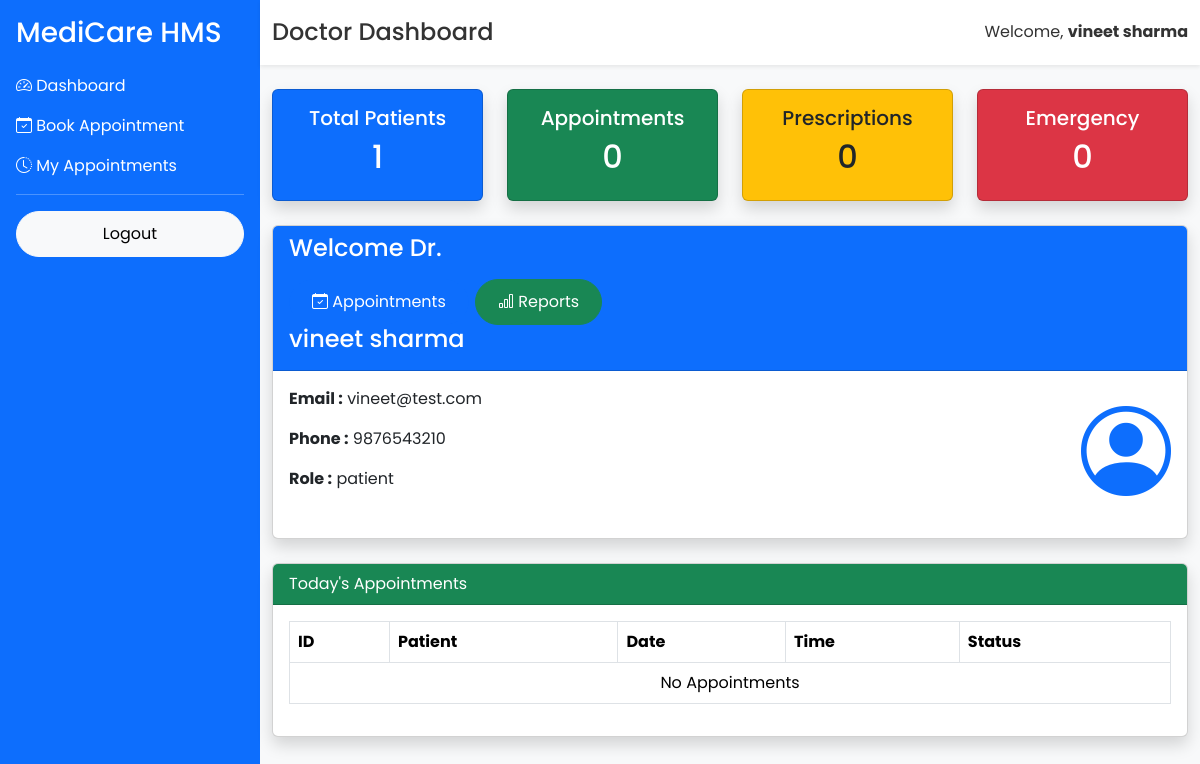
/doctor/dashboard (signed in), run on an earlier commit of the app's database.
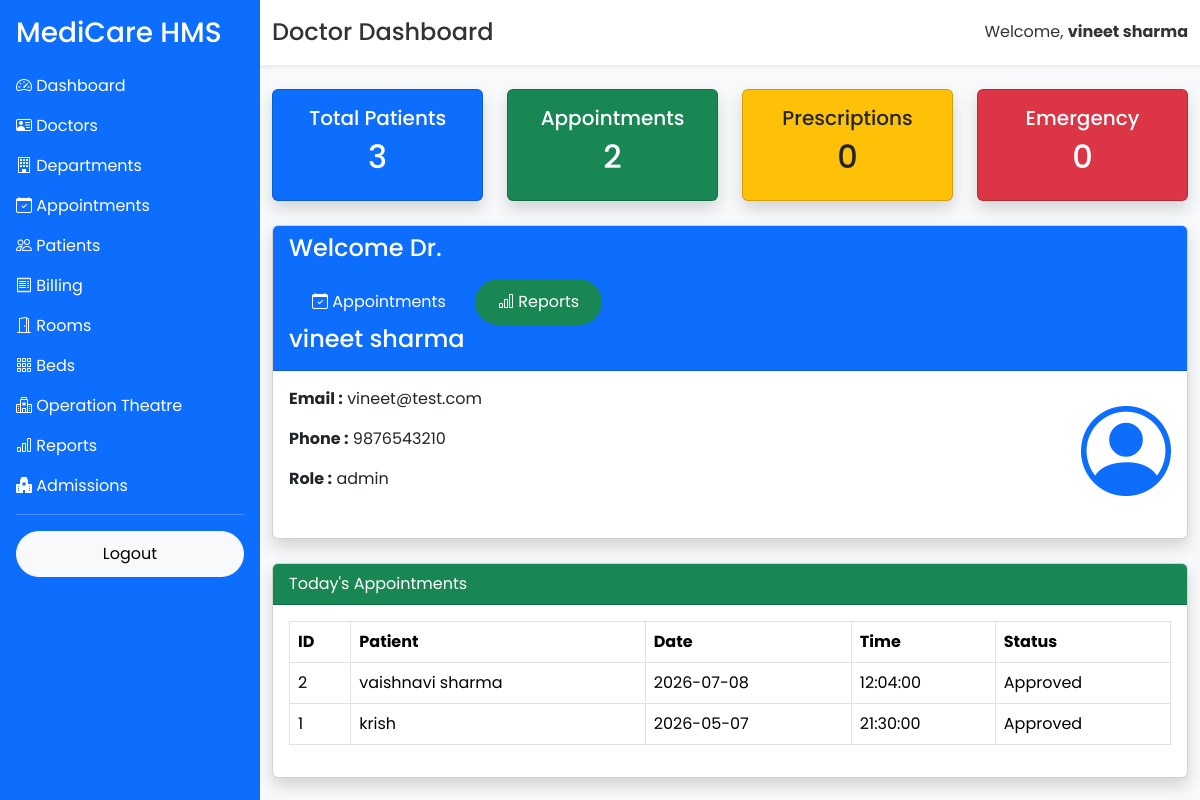
And on a later commit of the database.
### app/models/user.py (models this page shows, shortened)
class User(UserMixin, db.Model):
    __tablename__ = "users"
    id = db.Column(db.Integer, primary_key=True)
    full_name = db.Column(db.String(100), nullable=False)
    email = db.Column(db.String(120), unique=True, nullable=False)
    phone = db.Column(db.String(15), unique=True, nullable=True)
    password = db.Column(db.String(255), nullable=False)
    role = db.Column(db.String(20), default="patient")
    is_active = db.Column(db.Boolean, default=True)
    created_at = db.Column(db.DateTime, server_default=db.func.now())

### app/models/appointment.py (models this page shows)
class Appointment(db.Model):
    __tablename__ = "appointments"
    id = db.Column(db.Integer, primary_key=True)
    patient_id = db.Column(
        db.Integer,
        db.ForeignKey("users.id"),
        nullable=False
    )
    doctor_id = db.Column(
        db.Integer,
        db.ForeignKey("doctors.id"),
        nullable=False
    )
    appointment_date = db.Column(
        db.Date,
        nullable=False
    )
    appointment_time = db.Column(
        db.Time,
        nullable=False
    )
    reason = db.Column(db.Text)
    status = db.Column(
        db.String(20),
        default="Pending"
    )
    created_at = db.Column(
        db.DateTime,
        server_default=db.func.now()
    )
    patient = db.relationship(
        "User",
        foreign_keys=[patient_id]
    )
    doctor = db.relationship(
        "Doctor",
        foreign_keys=[doctor_id]
    )

### app/routes/doctor.py (the view)
@doctor.route("/doctor/dashboard")
@login_required
def doctor_dashboard():
    patient_count = User.query.filter_by(role="patient").count()
    appointment_count = Appointment.query.count()
    prescription_count = 0
    emergency_count = 0
    appointments = Appointment.query.order_by(
        Appointment.appointment_date.desc()
    ).limit(10).all()
    return render_template(
    "doctor/doctor_dashboard.html",
        patient_count=patient_count,
        appointment_count=appointment_count,
        prescription_count=prescription_count,
        emergency_count=emergency_count,
        appointments=appointments,
        current_user=current_user
    )

### app/templates/doctor/doctor_dashboard.html (shortened to what this page needs)
{% extends "layout/dashboard_base.html" %}
{% block page_title %}
Doctor Dashboard
{% endblock %}
{% block content %}
<div class="row">
<div class="col-md-3">
<div class="card bg-primary text-white shadow">
<div class="card-body text-center">
<h5>Total Patients</h5>
<h2>{{ patient_count }}</h2>
</div>
</div>
</div>
<div class="col-md-3">
<div class="card bg-success text-white shadow">
<div class="card-body text-center">
<h5>Appointments</h5>
<h2>{{ appointment_count }}</h2>
</div>
</div>
</div>
<div class="col-md-3">
<div class="card bg-warning text-dark shadow">
<div class="card-body text-center">
<h5>Prescriptions</h5>
<h2>{{ prescription_count }}</h2>
</div>
</div>
</div>
<div class="col-md-3">
<div class="card bg-danger text-white shadow">
<div class="card-body text-center">
<h5>Emergency</h5>
<h2>{{ emergency_count }}</h2>
</div>
</div>
</div>
</div>
<br>
<div class="card shadow">
<div class="card-header bg-primary text-white">
<h4>
Welcome Dr.
<div class="mt-3">
<a href="/doctor/dashboard"
class="btn btn-primary">
<i class="bi bi-calendar-check"></i>
Appointments
</a>
<a href="/admin/reports"
class="btn btn-success">
<i class="bi bi-bar-chart"></i>
Reports
</a>
</div>
{{ current_user.full_name }}
</h4>
</div>
<div class="card-body">
<div class="row">
<div class="col-md-6">
<p>
<b>Email :</b>
{{ current_user.email }}
</p>
<p>
<b>Phone :</b>
{{ current_user.phone }}
</p>
<p>
<b>Role :</b>
{{ current_user.role }}
</p>
</div>
<div class="col-md-6 text-end">
<i class="bi bi-person-circle"
style="font-size:90px;color:#0d6efd;">
</i>
</div>
</div>
</div>
</div>
<br>
<div class="card shadow">
<div class="card-header bg-success text-white">
Today's Appointments
</div>
<div class="card-body">
<table class="table table-bordered">
<thead>
<tr>
<th>ID</th>
<th>Patient</th>
<th>Date</th>
<th>Time</th>
<th>Status</th>
</tr>
</thead>
<tbody>
{% for appointment in appointments %}
<tr>
<td>{{ appointment.id }}</td>
<td>{{ appointment.patient.full_name }}</td>
<td>{{ appointment.appointment_date }}</td>
<td>{{ appointment.appointment_time }}</td>
<td>
{{ appointment.status }}
</td>
</tr>
{% else %}
<tr>
<td colspan="5" class="text-center">
No Appointments
</td>
</tr>
{% endfor %}
</tbody>
</table>
</div>
</div>
{% endblock %}

### app/templates/layout/dashboard_base.html (shortened to what this page needs)
<!DOCTYPE html>
<html lang="en">
<head>
<link href="https://cdn.jsdelivr.net/npm/bootstrap@5.3.3/dist/css/bootstrap.min.css" rel="stylesheet">
<link href="https://cdn.jsdelivr.net/npm/bootstrap-icons@1.11.3/font/bootstrap-icons.min.css" rel="stylesheet">
<link rel="stylesheet"
href="{{ url_for('static', filename='css/style.css') }}">
</head>
<body class="bg-light">
<div class="d-flex">
    <div class="bg-primary text-white p-3 vh-100" style="width:260px;">
        <h3 class="mb-4">
            MediCare HMS
        </h3>
       {% if current_user.role == "admin" %}
<a href="{{ url_for('admin.admin_dashboard') }}" class="d-block text-white text-decoration-none mb-3">
    <i class="bi bi-speedometer2"></i> Dashboard
</a>
<a href="{{ url_for('doctor.doctor_list') }}" class="d-block text-white text-decoration-none mb-3">
    <i class="bi bi-person-vcard"></i> Doctors
</a>
<a href="/admin/departments" class="d-block text-white text-decoration-none mb-3">
    <i class="bi bi-building"></i> Departments
</a>
<a href="/admin/appointments" class="d-block text-white text-decoration-none mb-3">
    <i class="bi bi-calendar-check"></i> Appointments
</a>
<a href="/admin/patients" class="d-block text-white text-decoration-none mb-3">
    <i class="bi bi-people"></i> Patients
</a>
<a href="/admin/billing" class="d-block text-white text-decoration-none mb-3">
    <i class="bi bi-receipt"></i> Billing
</a>
<a href="/admin/rooms" class="d-block text-white text-decoration-none mb-3">
    <i class="bi bi-door-open"></i> Rooms
</a>
<a href="/admin/beds" class="d-block text-white text-decoration-none mb-3">
    <i class="bi bi-grid-3x3-gap"></i> Beds
</a>
<a href="/admin/operation-theatres" class="d-block text-white text-decoration-none mb-3">
    <i class="bi bi-hospital"></i> Operation Theatre
</a>
<a href="/admin/reports" class="d-block text-white text-decoration-none mb-3">
    <i class="bi bi-bar-chart"></i> Reports
</a>
<a href="/admin/admissions" class="d-block text-white text-decoration-none mb-3">
    <i class="bi bi-hospital-fill"></i> Admissions
</a>
{% elif current_user.role == "patient" %}
<a href="/patient/dashboard" class="d-block text-white text-decoration-none mb-3">
    <i class="bi bi-speedometer2"></i> Dashboard
</a>
<a href="/appointments/book" class="d-block text-white text-decoration-none mb-3">
    <i class="bi bi-calendar-check"></i> Book Appointment
</a>
<a href="/appointments/my" class="d-block text-white text-decoration-none mb-3">
    <i class="bi bi-clock-history"></i> My Appointments
</a>
{% endif %}
        <hr>
        <a href="/logout" class="btn btn-light w-100">
            Logout
        </a>
    </div>
    <div class="flex-grow-1">
        <nav class="navbar navbar-light bg-white shadow-sm">
            <div class="container-fluid">
                <h4 class="mb-0">
                    {% block page_title %}{% endblock %}
                </h4>
                <span>
                    Welcome,
                    <strong>{{ current_user.full_name }}</strong>
                </span>
            </div>
        </nav>
        <div class="container-fluid mt-4">
            {% block content %}
            {% endblock %}
        </div>
    </div>
</div>
</body>
</html>

What changed in the data, as far as the page shows it:
changed User "vineet sharma": role "patient" → "admin"
added Appointment: id "2", patient.full_name "vaishnavi sharma", appointment_date "2026-07-08", appointment_time "12:04:00", status "Approved"
added Appointment: id "1", patient.full_name "krish", appointment_date "2026-05-07", appointment_time "21:30:00", status "Approved"
Also different on the page:
{{ patient_count }}: "1" → "3"
{{ appointment_count }}: "0" → "2"
text no longer shown: "Book Appointment My Appointments No Appointments"
text now shown: "Doctors Departments Appointments Patients Billing Rooms Beds Operation Theatre Reports Admissions"
